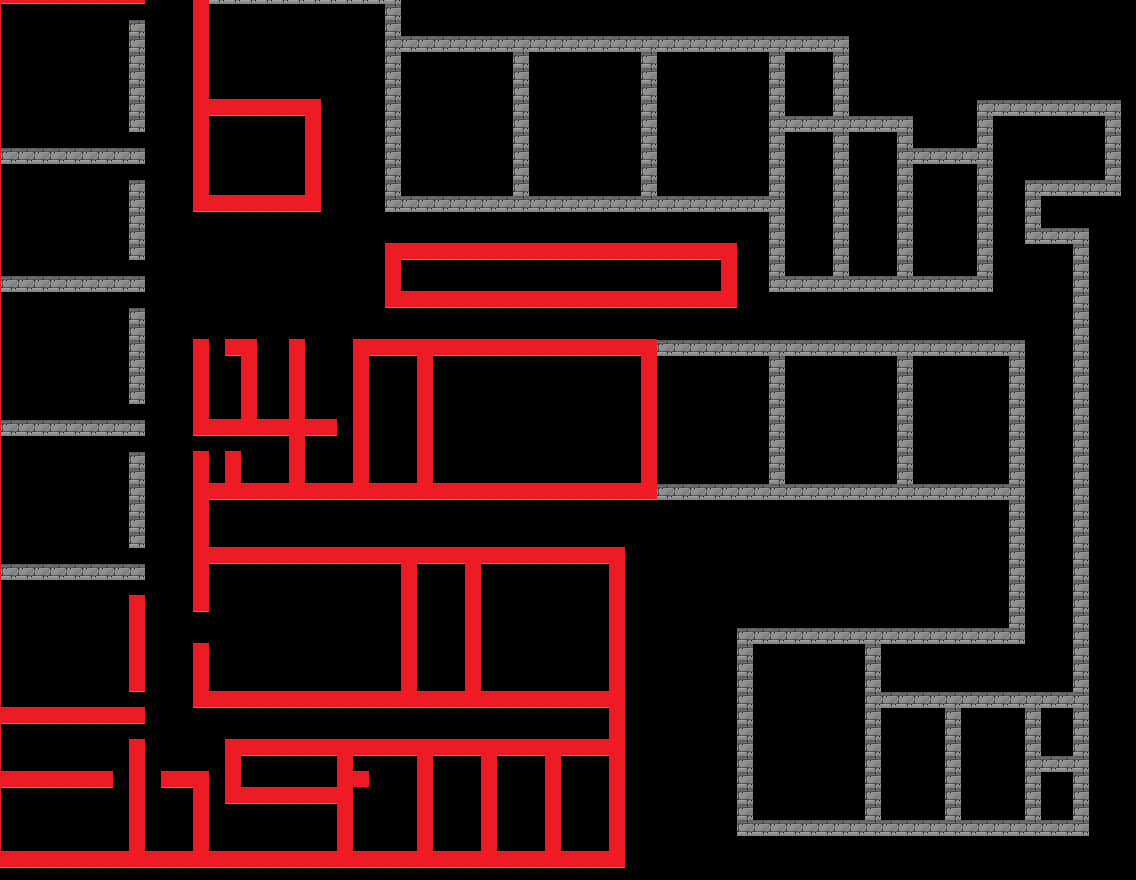

Rendered tile map (Tiled .tmx) drawn with the repository's tilesets; below, a short description and the map source with its tile grids summarised:
An orthogonal 71x55 tile map with 16x16 px tiles, 4 tile layers (WALL, collision, FLR, ATTACH), 2 tilesets and 1 object.

<map version="1.0" orientation="orthogonal" renderorder="right-down" width="71" height="55" tilewidth="16" tileheight="16" nextobjectid="1">
 <tileset firstgid="1" name="rpg_maker_vx___tiny_little_town_by_gyrogun-d4jgh13" tilewidth="16" tileheight="16" tilecount="2304" columns="48">
  <image source="tilesource/rpg_maker_vx___tiny_little_town_by_gyrogun-d4jgh13.png" trans="a8a8a8" width="778" height="774" />
  <tile id="578">
   <animation>
    <frame tileid="2118" duration="100" />
    <frame tileid="2117" duration="100" />
   </animation>
  </tile>
 </tileset>
 <tileset firstgid="2305" name="red" tilewidth="16" tileheight="16" tilecount="2880" columns="72">
  <image source="tilesource/red.png" trans="a8a8a8" width="1152" height="648" />
  <tile id="0">
   <objectgroup draworder="index">
    <object id="5" x="0" y="0" width="16" height="16" />
   </objectgroup>
  </tile>
 </tileset>
 <layer name="WALL" width="71" height="55" offsetx="-15" offsety="-12">
  <data>[3905 cells, 932 non-empty, 2 distinct tile ids]</data>
 </layer>
 <layer name="collision" width="71" height="55" offsetx="-15" offsety="-13">
  <data>[3905 cells, 478 non-empty, 1 distinct tile ids]</data>
 </layer>
 <layer name="FLR" width="71" height="55" offsetx="-15" offsety="-13">
  <data>[3905 cells, 0 non-empty, 0 distinct tile ids]</data>
 </layer>
 <layer name="ATTACH" width="71" height="55">
  <data>[3905 cells, 0 non-empty, 0 distinct tile ids]</data>
 </layer>
</map>
